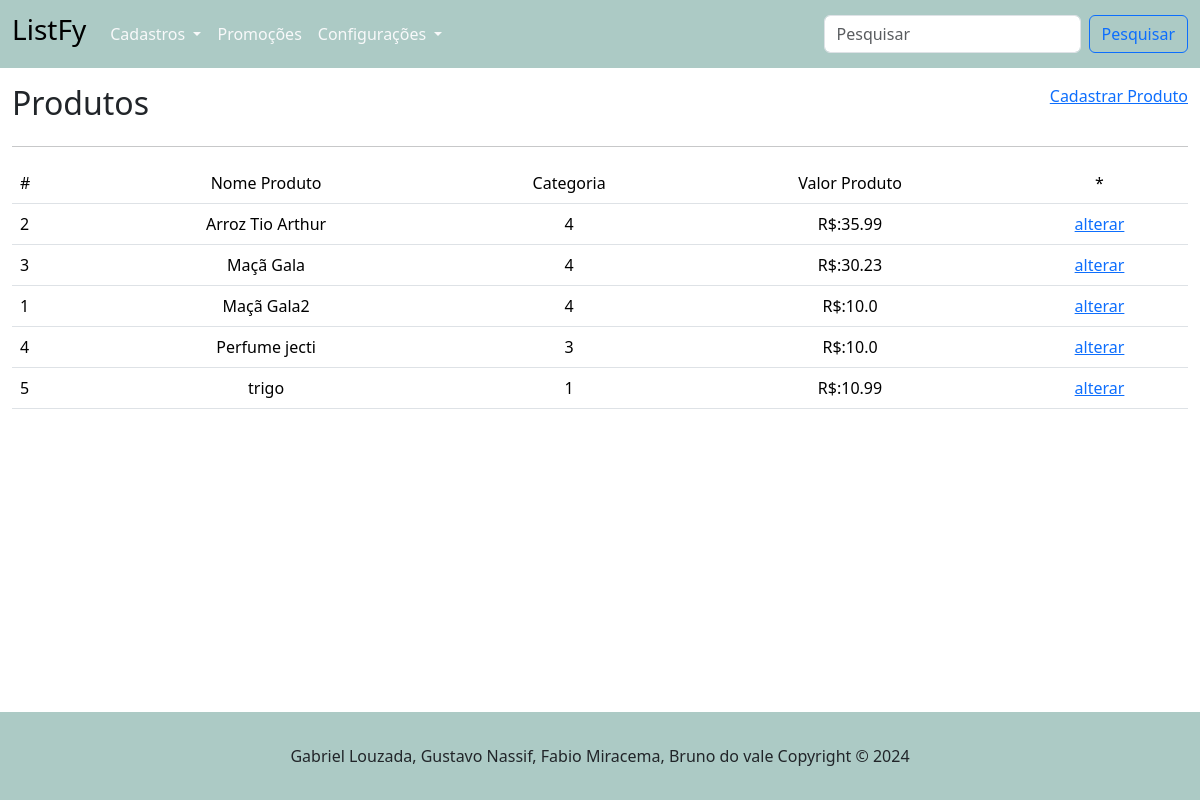
/produto/, run on an earlier commit of the app's database.
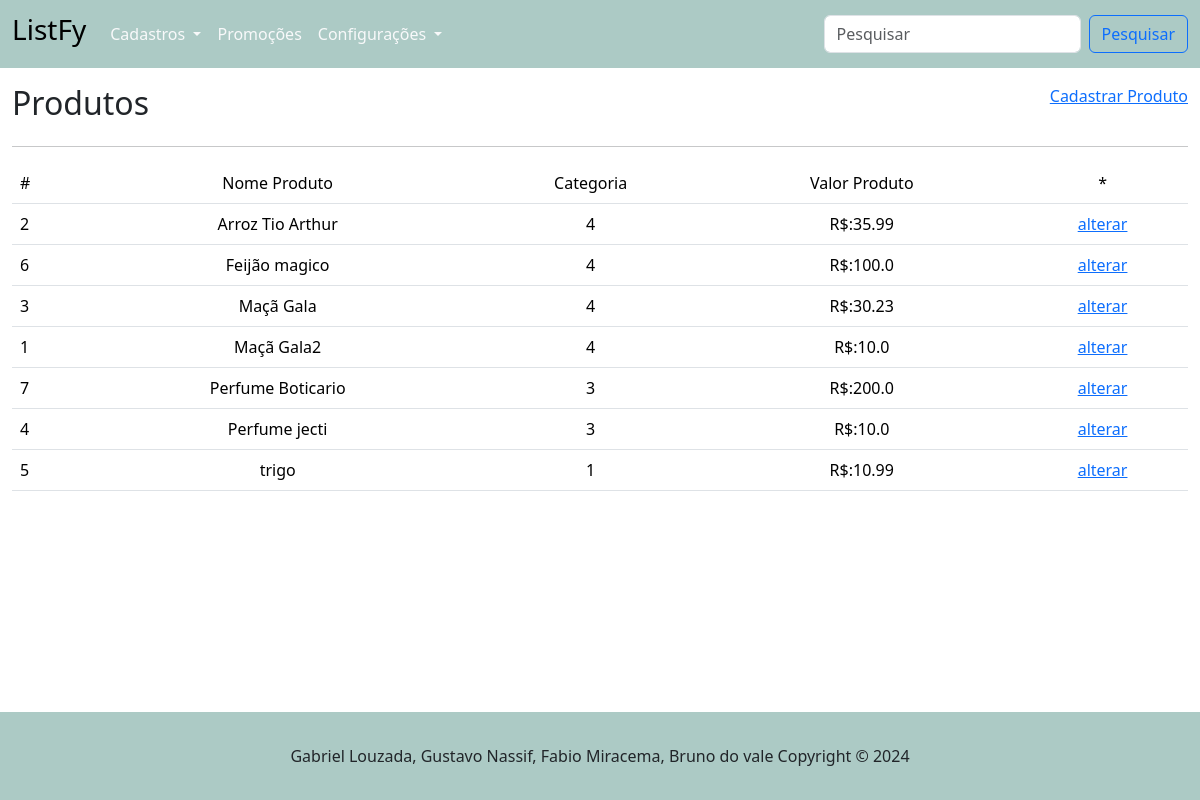
And on a later commit of the database.
### tables this page shows
CREATE TABLE "produto" (
	"id_produto"	INTEGER,
	"nome_produto"	TEXT NOT NULL,
	"id_categoria"	INTEGER NOT NULL,
	"valor_produto"	REAL NOT NULL,
	PRIMARY KEY("id_produto" AUTOINCREMENT),
	FOREIGN KEY("id_categoria") REFERENCES "categoria"("id_categoria")
);

### routes/produto_routes.py (the view)
@router.get("/", response_class=HTMLResponse)
async def get_produtos(request: Request):
    produtos = obter_todos_produtos()
    return templates.TemplateResponse("/produto/listar_produtos.html", {"request": request, "produtos": produtos})

### templates/produto/listar_produtos.html (shortened to what this page needs)
{% extends "base.html" %}
{% block conteudo %}
    <main class="container-fluid">
        <div class="d-flex justify-content-between mt-3">
            <h2>Produtos</h2>
            <a href="/produto/cadastrar_produto"> Cadastrar Produto</a>
        </div>
        <hr>
        <table class="table">
            <tr>
                <td>#</td>
                <td style="text-align: center;">Nome Produto</td>
                <td style="text-align: center;">Categoria</td>
                <td style="text-align: center;">Valor Produto</td>
                <td style="text-align: center;">*</td>
            </tr>
            {% for p in produtos %}
            <tr>
                <td>{{ p.id_produto }}</td>
                <td style="text-align: center;">{{ p.nome_produto }}</td>
                <td style="text-align: center;">{{ p.id_categoria }}</td>
                <td style="text-align: center;">R$:{{ p.valor_produto }}</td>
                <td style="text-align: center;" ><a href="/produto/alterar_produto/{{ p.id_produto }}">alterar</a></td>
            </tr>
            {% endfor %}
        </table>
    </main>
{% endblock %}

### templates/base.html (shortened to what this page needs)
<!DOCTYPE html>
<html lang="pt-br">
<head>
    <link href="https://cdn.jsdelivr.net/npm/bootstrap@5.3.3/dist/css/bootstrap.min.css" rel="stylesheet">
</head>
<body>
    {% include "header.html" %}
    {% block conteudo %}{% endblock %}
    {% include "footer.html" %}
</body>
</html>

### templates/header.html (shortened to what this page needs)
<header>
    <nav class="navbar navbar-expand-lg" style="background-color: #accac5;">
        <div class="container-fluid">
          <a class="navbar-brand" href="/">
            <h3>ListFy</h3>
          </a>
          <div class="collapse navbar-collapse" id="navbarSupportedContent">
            <ul class="navbar-nav me-auto mb-2 mb-lg-0">
              <li class="nav-item dropdown">
                <a class="nav-link dropdown-toggle text-light" href="#" id="navbarDropdownMenuLink" role="button" data-bs-toggle="dropdown" aria-expanded="false">
                  Cadastros
                </a>
              </li>
              <li class="nav-item">
                <a class="nav-link text-light" href="#">Promoções</a>
              </li>
              <li class="nav-item dropdown">
                <a class="nav-link dropdown-toggle text-light" href="#" id="navbarDropdownMenuLink" role="button" data-bs-toggle="dropdown" aria-expanded="false">
                  Configurações
                </a>
            </ul>
            <form class="d-flex">
              <input class="form-control me-2" type="search" placeholder="Pesquisar" aria-label="Search">
              <button class="btn btn-outline-primary" type="submit">Pesquisar</button>
            </form>
          </div>
        </div>
      </nav>
</header>

### templates/footer.html (shortened to what this page needs)
<div class="p-3 mt-5 ">
</div>
<footer class="bd-footer fixed-bottom p-3 mt-3" style="background-color: #accac5">
    <div class="d-flex justify-content-center mt-3">
        <p>Gabriel Louzada, Gustavo Nassif, Fabio Miracema, Bruno do vale Copyright &copy; 2024</p>
    </div>
</footer>

What changed in the data, as far as the page shows it:
added produto: id_produto "6", nome_produto "Feijão magico", id_categoria "4", valor_produto "100.0"
added produto: id_produto "7", nome_produto "Perfume Boticario", id_categoria "3", valor_produto "200.0"
